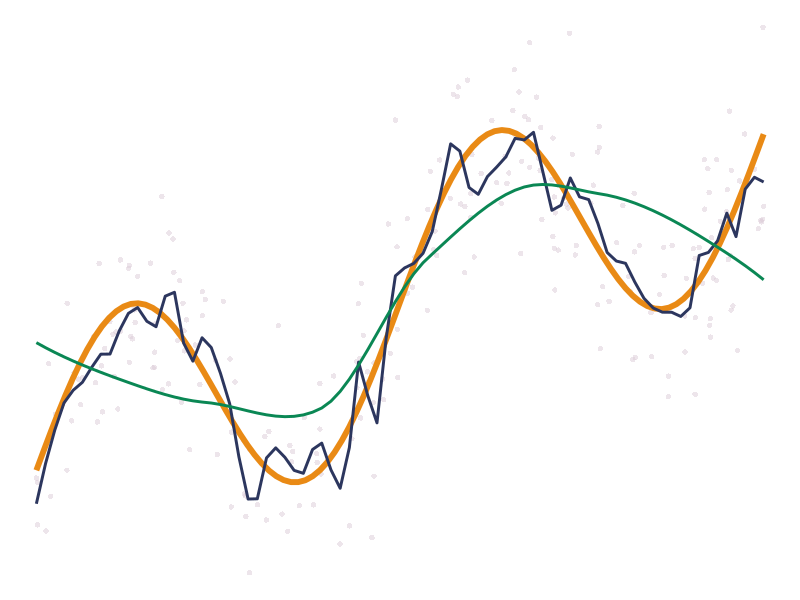
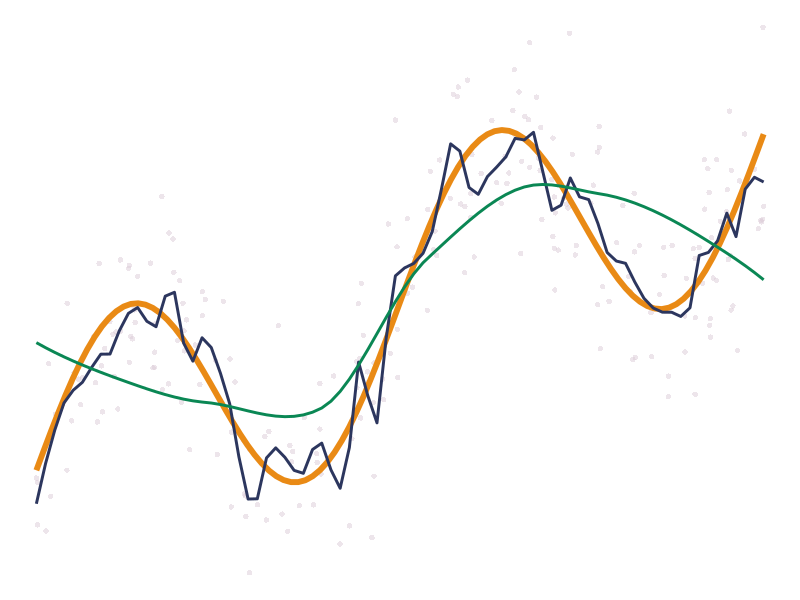

R code for these plots, in order:
n = 250
set.seed(20220610)
x = sort(runif(n, -2*pi, 2*pi))
fx <- function(x) .75*sin(x) + x/(2*pi)
y = fx(x) + rnorm(n, sd=.35)

primary <- "#2c365e"
secondary <- "#e98a15"
tertiary = "#0a8754"
fourth_color = "#DBCBD8"


library(ggplot2)

ggplot(data.frame(x = x, y = y), aes(x, y)) +
  geom_point(color=fourth_color, alpha=.5, shape = 16) +
  theme_void() +
  stat_function(fun=fx, color=secondary, size=2) +
  geom_smooth(se=FALSE, span=.075, color=primary) +
  #geom_smooth(se=FALSE, span=.15, color=orange) +
  geom_smooth(se=FALSE, span=.75, color=tertiary)
ggsave(here::here("assets", "img", "smooths.jpg"), width = 9, height = 4.5)
